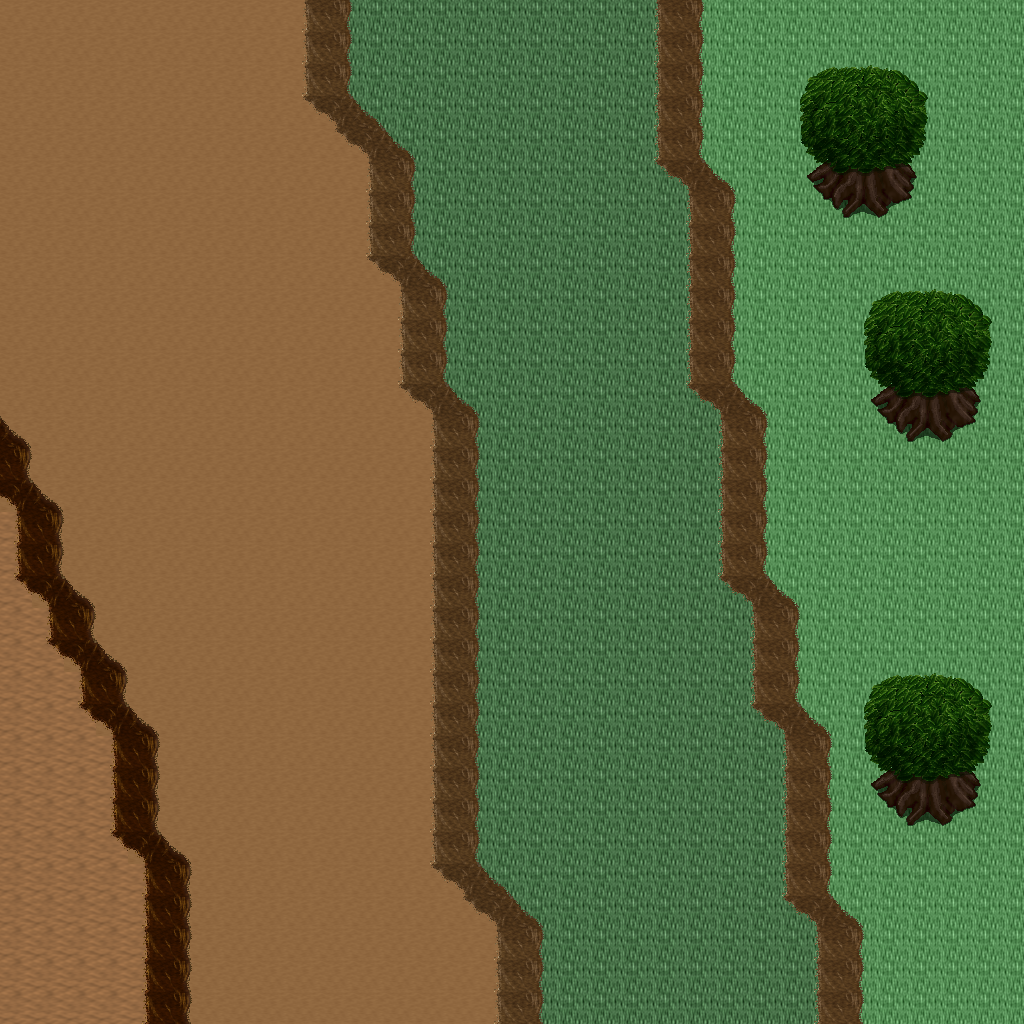

This game map was drawn from its Tiled (.tmx) file and the tilesets committed beside it. A one-line description and the trimmed map source follow:
An orthogonal 32x32 tile map with 32x32 px tiles, 5 tile layers (Ground, Objects, Objects2, Above, ...), 1 hidden layer not drawn, 8 tilesets.

<map version="1.10" tiledversion="1.11.0" orientation="orthogonal" renderorder="right-down" width="32" height="32" tilewidth="32" tileheight="32" infinite="0" nextlayerid="11" nextobjectid="1">
 <tileset firstgid="1" name="logic_collision" tilewidth="32" tileheight="32" tilecount="1" columns="1">
  <image source="../drawable/logic_collision.png" width="32" height="32" />
 </tileset>
 <tileset firstgid="2" name="ground_ground" tilewidth="32" tileheight="32" tilecount="33" columns="3">
  <image source="../drawable/ground_ground.png" width="96" height="352" />
 </tileset>
 <tileset firstgid="35" name="ground_ridge_earth_pale" tilewidth="32" tileheight="32" tilecount="96" columns="12">
  <image source="../drawable/ground_ridge_earth_pale.png" width="384" height="256" />
 </tileset>
 <tileset firstgid="131" name="ground_ridge_earth_dark" tilewidth="32" tileheight="32" tilecount="96" columns="12">
  <image source="../drawable/ground_ridge_earth_dark.png" width="384" height="256" />
 </tileset>
 <tileset firstgid="227" name="terrain_desert" tilewidth="32" tileheight="32" tilecount="88" columns="8">
  <image source="../drawable/terrain_desert.png" width="256" height="352" />
 </tileset>
 <tileset firstgid="315" name="plant_tree_tree_darkgreen" tilewidth="32" tileheight="32" tilecount="88" columns="8">
  <image source="../drawable/plant_tree_tree_darkgreen.png" width="256" height="352" />
 </tileset>
 <tileset firstgid="403" name="ground_sand_2" tilewidth="32" tileheight="32" tilecount="15" columns="5">
  <image source="../drawable/ground_sand_2.png" width="160" height="96" />
 </tileset>
 <tileset firstgid="418" name="plant_cactus_2" tilewidth="32" tileheight="32" tilecount="10" columns="5">
  <image source="../drawable/plant_cactus_2.png" width="160" height="64" />
 </tileset>
 <layer id="1" name="Ground" width="32" height="32">
  <data>[1024 cells, 1024 non-empty, 4 distinct tile ids]</data>
 </layer>
 <layer id="2" name="Objects" width="32" height="32">
  <data>[1024 cells, 203 non-empty, 18 distinct tile ids]</data>
 </layer>
 <layer id="3" name="Objects2" width="32" height="32">
  <data>[1024 cells, 0 non-empty, 0 distinct tile ids]</data>
 </layer>
 <layer id="4" name="Above" width="32" height="32">
  <data>[1024 cells, 36 non-empty, 12 distinct tile ids]</data>
 </layer>
 <layer id="5" name="Above2" width="32" height="32">
  <data>[1024 cells, 0 non-empty, 0 distinct tile ids]</data>
 </layer>
 <layer id="6" name="Walkable" width="32" height="32" visible="0">
  <data>[1024 cells, 332 non-empty, 1 distinct tile ids]</data>
 </layer>
 <objectgroup id="7" name="Mapevents" />
 <objectgroup id="8" name="Spawn" />
 <objectgroup id="9" name="Keys" />
 <objectgroup id="10" name="Replace" />
</map>
